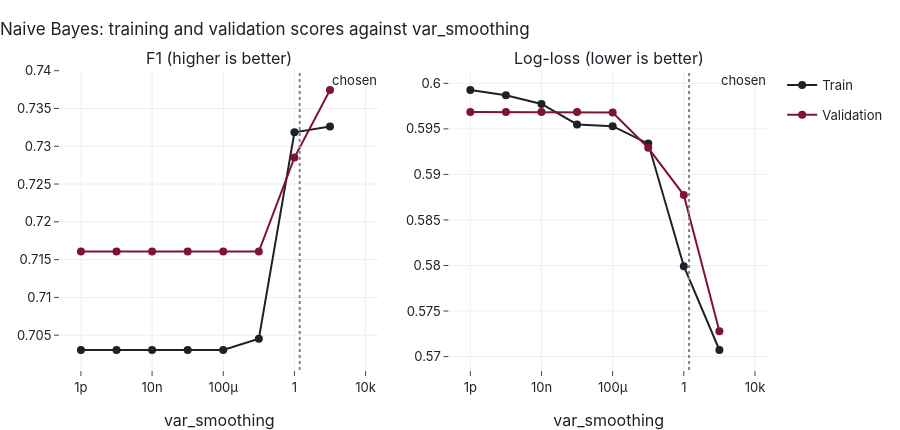

The code cell stored with this chart in its notebook:
### Markdown cell above
### Validation curve

The validation curve varies one setting while the others stay at their chosen values. The dark line is the training score (mean over the four folds), the red line the validation score on the later years. Where the lines move apart, the model is learning the training years rather than patterns that carry over.

### Code cell
nb_curve = plot_validation_curve(nb_cache, make_nb, nb_params or {"var_smoothing": 1e-9, "calibration": "none"},
                                 "var_smoothing", np.logspace(-12, 2, 8), "Naive Bayes", log_x=True)

### Figure 1 — Plotly figure (JSON) as saved in the notebook; plotly's stock layout.template omitted (floating-point values rounded to 4 significant figures)
{"data": [{"hovertemplate": "var_smoothing %{x}<br>f1 %{y:.3f}<extra>train</extra>", "legendgroup": "train", "line": {"color": "#1d212a"}, "marker": {"color": "#1d212a", "size": 8}, "mode": "lines+markers", "name": "Train", "showlegend": true, "type": "scatter", "x": [1e-12, 1e-10, 1e-08, 1e-06, 0.0001, 0.01, 1.0, 100.0], "xaxis": "x", "y": [0.703, 0.703, 0.703, 0.703, 0.703, 0.7045, 0.7318, 0.7326], "yaxis": "y"}, {"hovertemplate": "var_smoothing %{x}<br>f1 %{y:.3f}<extra>validation</extra>", "legendgroup": "validation", "line": {"color": "#801333"}, "marker": {"color": "#801333", "size": 8}, "mode": "lines+markers", "name": "Validation", "showlegend": true, "type": "scatter", "x": [1e-12, 1e-10, 1e-08, 1e-06, 0.0001, 0.01, 1.0, 100.0], "xaxis": "x", "y": [0.7161, 0.7161, 0.7161, 0.7161, 0.7161, 0.7161, 0.7285, 0.7374], "yaxis": "y"}, {"hovertemplate": "var_smoothing %{x}<br>log_loss %{y:.3f}<extra>train</extra>", "legendgroup": "train", "line": {"color": "#1d212a"}, "marker": {"color": "#1d212a", "size": 8}, "mode": "lines+markers", "name": "Train", "showlegend": false, "type": "scatter", "x": [1e-12, 1e-10, 1e-08, 1e-06, 0.0001, 0.01, 1.0, 100.0], "xaxis": "x2", "y": [0.5993, 0.5987, 0.5977, 0.5955, 0.5953, 0.5934, 0.5799, 0.5707], "yaxis": "y2"}, {"hovertemplate": "var_smoothing %{x}<br>log_loss %{y:.3f}<extra>validation</extra>", "legendgroup": "validation", "line": {"color": "#801333"}, "marker": {"color": "#801333", "size": 8}, "mode": "lines+markers", "name": "Validation", "showlegend": false, "type": "scatter", "x": [1e-12, 1e-10, 1e-08, 1e-06, 0.0001, 0.01, 1.0, 100.0], "xaxis": "x2", "y": [0.5969, 0.5969, 0.5969, 0.5968, 0.5968, 0.5929, 0.5877, 0.5728], "yaxis": "y2"}], "layout": {"annotations": [{"font": {"size": 16}, "showarrow": false, "text": "F1 (higher is better)", "x": 0.225, "xanchor": "center", "xref": "paper", "y": 1, "yanchor": "bottom", "yref": "paper"}, {"font": {"size": 16}, "showarrow": false, "text": "Log-loss (lower is better)", "x": 0.775, "xanchor": "center", "xref": "paper", "y": 1, "yanchor": "bottom", "yref": "paper"}, {"showarrow": false, "text": "chosen", "x": 1.978, "xanchor": "left", "xref": "x", "y": 1, "yanchor": "top", "yref": "y domain"}, {"showarrow": false, "text": "chosen", "x": 1.978, "xanchor": "left", "xref": "x2", "y": 1, "yanchor": "top", "yref": "y2 domain"}], "height": 430, "shapes": [{"line": {"color": "grey", "dash": "dot"}, "type": "line", "x0": 1.978, "x1": 1.978, "xref": "x", "y0": 0, "y1": 1, "yref": "y domain"}, {"line": {"color": "grey", "dash": "dot"}, "type": "line", "x0": 1.978, "x1": 1.978, "xref": "x2", "y0": 0, "y1": 1, "yref": "y2 domain"}], "title": {"text": "Naive Bayes: training and validation scores against var_smoothing"}, "xaxis": {"anchor": "y", "domain": [0, 0.45], "title": {"text": "var_smoothing"}, "type": "log"}, "xaxis2": {"anchor": "y2", "domain": [0.55, 1], "title": {"text": "var_smoothing"}, "type": "log"}, "yaxis": {"anchor": "x", "domain": [0, 1]}, "yaxis2": {"anchor": "x2", "domain": [0, 1]}}}
